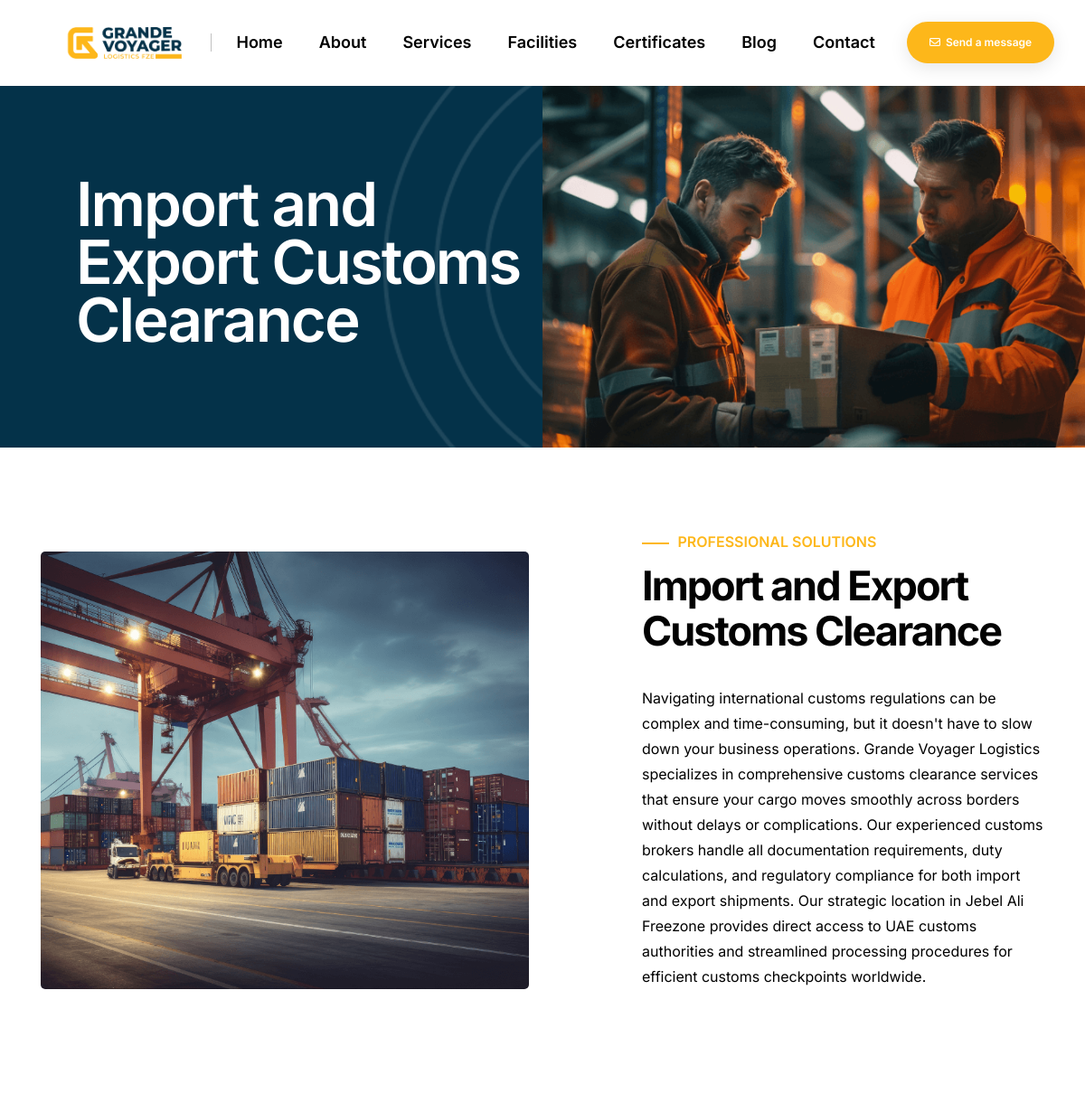
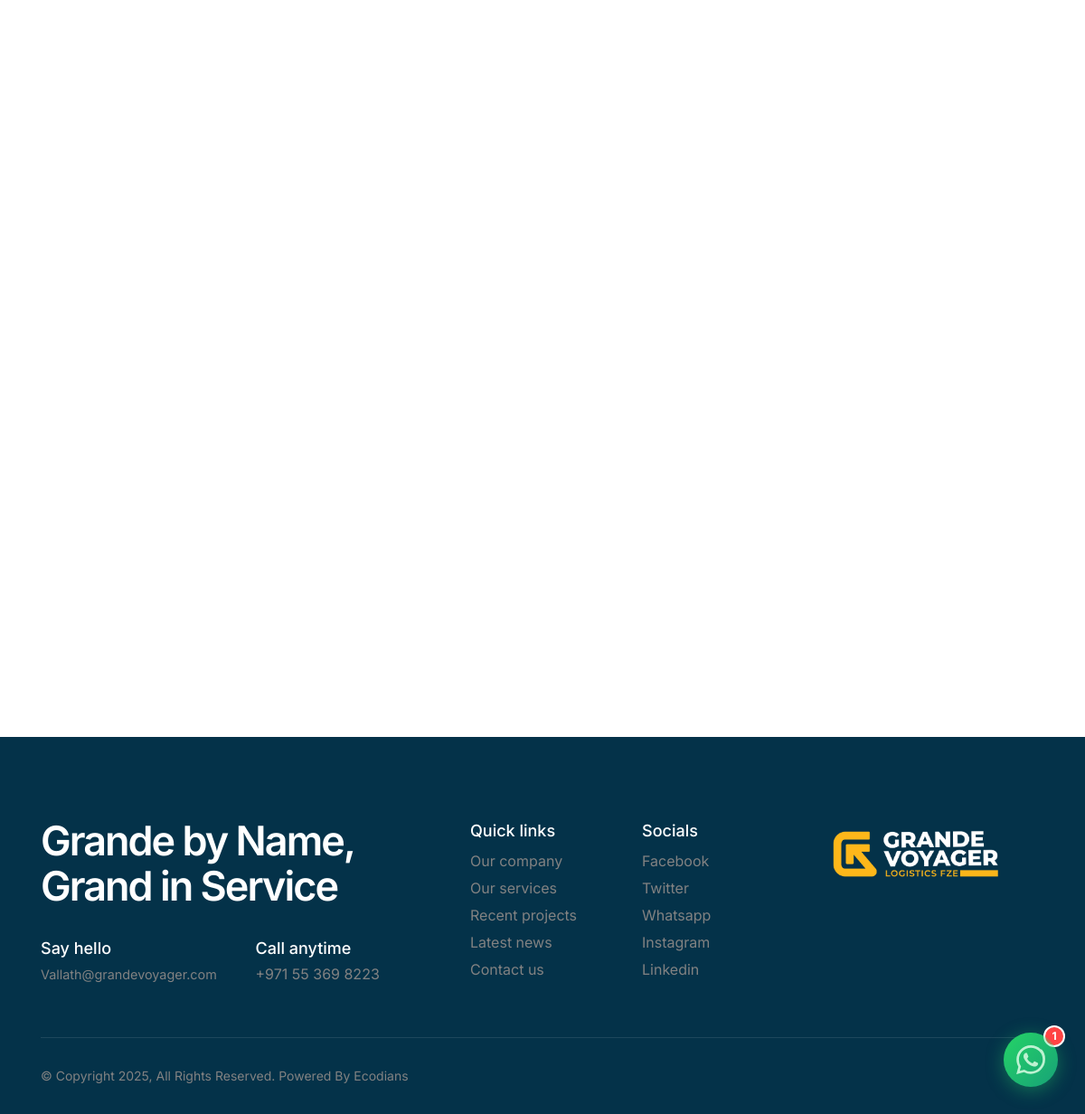
Screenshot of /services/import-and-export-customs-clearance/ with the database file from the repository (2 pictures, top to bottom).
### myapp/models.py (models this page shows, shortened)
class Services(models.Model):
    service_title = models.CharField(max_length=200)
    slug = models.SlugField(max_length=200, unique=True, blank=True, null=True, help_text="Automatically Generate")
    service_description = CKEditor5Field("Content", config_name='extends')
    service_image = models.ImageField(upload_to='services/')
    priority = models.IntegerField(default=5)
    faq_question_1 = models.CharField(max_length=255, blank=True, null=True)
    faq_answer_1 = models.TextField(blank=True, null=True)
    faq_question_2 = models.CharField(max_length=255, blank=True, null=True)
    faq_answer_2 = models.TextField(blank=True, null=True)
    faq_question_3 = models.CharField(max_length=255, blank=True, null=True)
    faq_answer_3 = models.TextField(blank=True, null=True)
    faq_question_4 = models.CharField(max_length=255, blank=True, null=True)
    faq_answer_4 = models.TextField(blank=True, null=True)
    created_at = models.DateTimeField(auto_now_add=True)
    updated_on = models.DateTimeField(auto_now=True)
    class Meta:
        verbose_name = 'Service'
        verbose_name_plural = 'Services'
        ordering = ['-created_at']

### myapp/views.py (the view)
# urls.py: path('services/<str:pk>/', views.service_detail, name='service-detail'),
def service_detail(request, pk):
    service = Services.objects.get(slug=pk)
    services_nav = Services.objects.all().order_by('priority')
    context = {
        "service": service,
        "services_nav": services_nav,
    }
    return render(request, "service_detail.html", context)

### templates/service_detail.html (shortened to what this page needs)
<!DOCTYPE html>
<html lang="en">
<head>
    {% load static %}
    <link rel="stylesheet" href="{% static 'css/vendors.min.css' %}"/>
    <link rel="stylesheet" href="{% static 'css/icon.min.css' %}"/>
    <link rel="stylesheet" href="{% static 'css/style.css' %}"/>
    <link rel="stylesheet" href="{% static 'css/responsive.css' %}"/>
    <link rel="stylesheet" href="{% static 'demos/green-energy/green-energy.css' %}"/>
</head>
<body data-mobile-nav-style="classic">
    {% include 'components/navbar.html' %}
    <section class="top-space-margin overflow-hidden p-0 bg-very-light-gray page-title-big-typography">
        <div class="container-fluid p-0">
            <div class="row justify-content-center small-screen sm-h-400px g-0">
                <div class="col-md-6 d-flex justify-content-center flex-column ps-7 pe-15px sm-ps-15px cover-background banner-background text-white text-md-start text-center page-title-large" data-anime='{ "el": "childs", "translateY": [30, 0], "opacity": [0,1], "duration": 600, "delay": 0, "staggervalue": 200, "easing": "easeOutQuad" }'>
                    <h1 class="fw-600 mb-10px ls-minus-2px">{{ service.service_title }}</h1>
                </div>
                <div class="col-md-6">
                    <div class="h-100 position-relative cover-background sm-pt-50px service-banner" data-anime='{ "el": "childs", "translateY": [30, 0], "opacity": [0,1], "duration": 600, "delay": 0, "staggervalue": 200, "easing": "easeOutQuad" }'>
                    </div>
                </div>
            </div>
        </div>
    </section>
    <section>
        <div class="container">
            <div class="row align-items-center justify-content-center" data-anime='{ " perspective": 1200 }'>
                <div class="col-lg-6 md-mb-40px" data-anime='{ "translateY": [0, 0], "zoom": [1.1, 1], "rotateX": [50, 0], "opacity": [0,1], "duration": 800, "delay": 200, "staggervalue": 300, "easing": "easeOutQuad" }'>
                    <figure class="position-relative m-0">
                        <img src="{{ service.service_image.url }}" alt="" class="w-100 border-radius-5px">
                    </figure>
                </div>
                <div class="col-xl-5 offset-xl-1 col-lg-6 col-md-12" data-anime='{ "el": "childs", "translateY": [30, 0], "opacity": [0,1], "duration": 600, "delay": 0, "staggervalue": 300, "easing": "easeOutQuad" }'>
                    <div class="mb-10px">
                        <span class="w-30px h-2px fs-15 d-inline-block bg-base-color me-5px align-middle"></span>
                        <span class="text-uppercase text-base-color fs-16 fw-600 d-inline-block">Professional solutions</span>
                    </div>
                    <h3 class="text-dark-gray fw-700 ls-minus-2px">{{ service.service_title }}</h3>
                    <p class="w-100 md-w-100 mb-35px">
                        {{ service.service_description|safe }}
                    </p>
                </div>
            </div>
        </div>
    </section>
    <section>
        <div class="container">
            <div class="row mt-5">
            </div>
        </div>
    </section>
    {% include 'components/footer.html' %}
</body>
</html>

### myapp/static/demos/green-energy/green-energy.css (style rules this page uses)
:root { --alt-font: "Inter", sans-serif; --primary-font: "Inter", sans-serif; --base-color: #fdb71a; --green: #fdb71a; --dark-gray: #020202; --medium-gray: #828282; --very-light-gray: #f7f7f7; }
body { font-size: 16px; line-height: 28px; }
.h1, .h2, .h3, .h4, .h5, .h6, h1, h2, h3, h4, h5, h6 { margin-bottom: 25px; }
.page-title-large h1 { font-size: 4.2rem; line-height: 4rem; }

### rows the page displays
Services: service_title "Import and Export Customs Clearance", service_image (picture), service_description "Navigating international customs regulations can be complex and time-consuming, but it doesn't have to slow down your business operations. Grande Voyager Logistics specializes in comprehensive customs clearance services that ensure your cargo moves smoothly across borders without delays or complications. Our experienced customs brokers handle all documentation requirements, duty calculations, and regulatory compliance for both import and export shipments. Our strategic location in Jebel Ali Freezone provides direct access to UAE customs authorities and streamlined processing procedures for efficient customs checkpoints worldwide."
